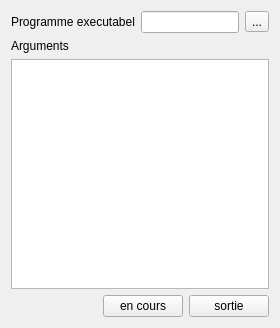
<?xml version="1.0" encoding="UTF-8"?>
<ui version="4.0">
 <class>Process_prog</class>
 <widget class="QWidget" name="Process_prog">
  <property name="geometry">
   <rect>
    <x>0</x>
    <y>0</y>
    <width>280</width>
    <height>328</height>
   </rect>
  </property>
  <property name="windowTitle">
   <string>Process_prog</string>
  </property>
  <property name="windowIcon">
   <iconset resource="res.qrc">
    <normaloff>:/spiral_calendar_96px.png</normaloff>:/spiral_calendar_96px.png</iconset>
  </property>
  <layout class="QVBoxLayout" name="verticalLayout_2">
   <item>
    <layout class="QHBoxLayout" name="horizontalLayout">
     <item>
      <widget class="QLabel" name="label">
       <property name="text">
        <string>Programme executabel</string>
       </property>
      </widget>
     </item>
     <item>
      <widget class="QLineEdit" name="Programme_lineEdit"/>
     </item>
     <item>
      <widget class="QToolButton" name="toolButton">
       <property name="text">
        <string>...</string>
       </property>
      </widget>
     </item>
    </layout>
   </item>
   <item>
    <layout class="QVBoxLayout" name="verticalLayout">
     <item>
      <widget class="QLabel" name="label_2">
       <property name="text">
        <string>Arguments</string>
       </property>
      </widget>
     </item>
     <item>
      <widget class="QListWidget" name="listWidget">
       <property name="contextMenuPolicy">
        <enum>Qt::ActionsContextMenu</enum>
       </property>
      </widget>
     </item>
    </layout>
   </item>
   <item>
    <layout class="QHBoxLayout" name="horizontalLayout_2">
     <item>
      <spacer name="horizontalSpacer">
       <property name="orientation">
        <enum>Qt::Horizontal</enum>
       </property>
       <property name="sizeHint" stdset="0">
        <size>
         <width>40</width>
         <height>20</height>
        </size>
       </property>
      </spacer>
     </item>
     <item>
      <widget class="QPushButton" name="encour_Button">
       <property name="text">
        <string>en cours</string>
       </property>
      </widget>
     </item>
     <item>
      <widget class="QPushButton" name="Sortie_Button">
       <property name="text">
        <string>sortie</string>
       </property>
      </widget>
     </item>
    </layout>
   </item>
  </layout>
  <action name="actionAjouterArguments">
   <property name="text">
    <string>ajouter</string>
   </property>
  </action>
  <action name="actionSupprimer_argument">
   <property name="text">
    <string>supprimer argument</string>
   </property>
  </action>
 </widget>
 <resources>
  <include location="res.qrc"/>
 </resources>
 <connections/>
</ui>
